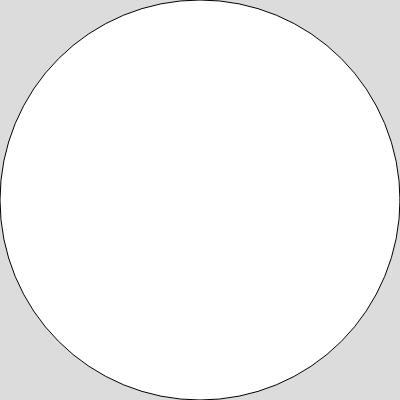
Frame 1 (no input)
Frame 60 (no input): identical to frame 1, image omitted
Frame 120 (the mouse pressed at the canvas centre since frame 60): identical to frame 1, image omitted

The p5.js sketch that drew this single still picture (run headless with seeded random() and noise() and a simulated clock; from frame 60 on, the mouse is pressed at the canvas centre):

// p5.js sketch
// ── sketch.js
function setup() {
    createCanvas(400, 400);
}

function draw() {
    background(220);
    circle(width / 2, height / 2, max(width, height));
}
